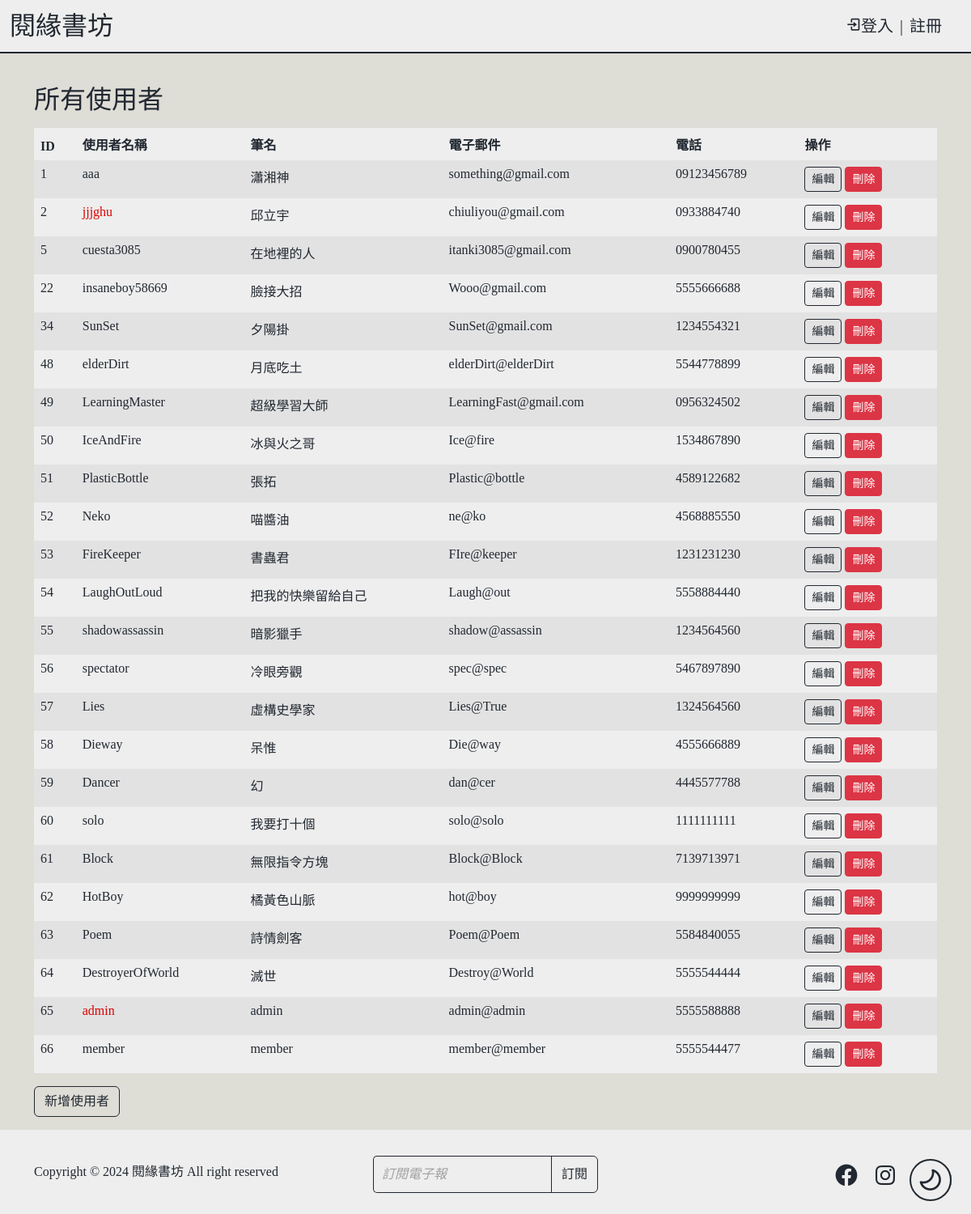
The app's page /admin.php, older data.
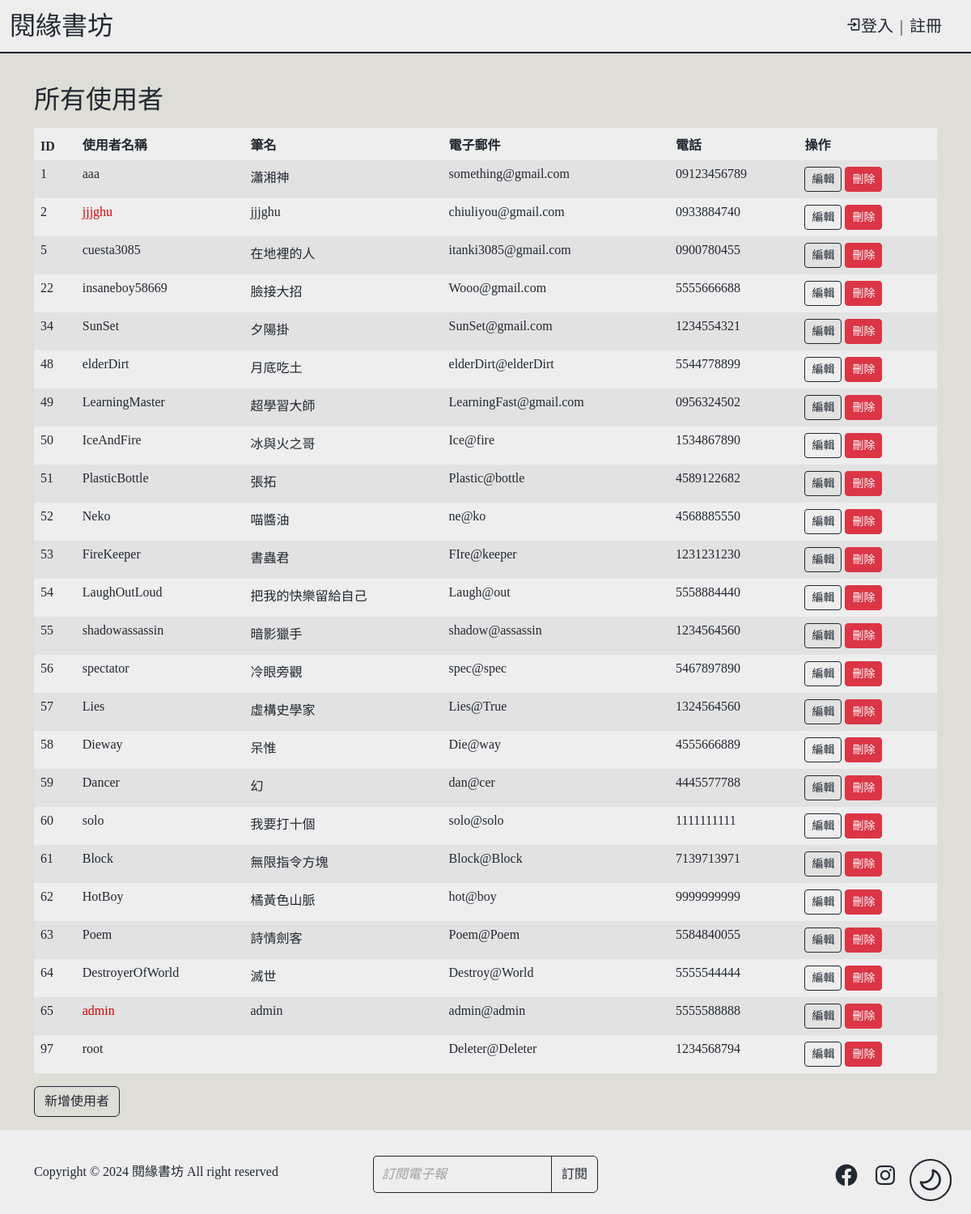
The same page, newer data.
### tables this page shows
CREATE TABLE `author` (
  `id` int(11) NOT NULL,
  `username` varchar(255) NOT NULL,
  `bio` text DEFAULT '暫無簡介',
  `password` varchar(255) NOT NULL,
  `phone` varchar(20) DEFAULT NULL,
  `email` varchar(255) DEFAULT NULL,
  `penName` varchar(255) DEFAULT NULL,
  `is_admin` tinyint(1) DEFAULT 0
);

### .Theme.php (called while the page is built, shortened)
<?php
$theme = "";

### admin.php (the view, shortened to what this page needs)
<?php
include '.LinkSql.php';
$query = "SELECT * FROM author";
$result = $link->query($query);
?>
<!DOCTYPE html>
<html lang="zh-Hant-TW">
<head>
    <?php include '.Style.php'; ?>
</head>
<?php include '.Theme.php'; ?>
<body class="<?php echo $theme; ?>">
    <?php include '.Header.php'; ?>
    <main class="container mt-10vh">
        <h2 class="mb-3">所有使用者</h2>
        <table class="table table-striped table-borderless" id="adminTable">
            <thead>
                <tr>
                    <th>ID</th>
                    <th>使用者名稱</th>
                    <th>筆名</th>
                    <th>電子郵件</th>
                    <th>電話</th>
                    <th>操作</th>
                </tr>
            </thead>
            <tbody>
                <?php while ($row = $result->fetch_assoc()): ?>
                    <tr>
                        <td><?php echo $row['id']; ?></td>
                        <td <?php if ($row['is_admin'])
                            echo "class='text-danger'"; ?>><?php echo $row['username']; ?></td>
                        <td><?php echo $row['penName']; ?></td>
                        <td><?php echo $row['email']; ?></td>
                        <td><?php echo $row['phone']; ?></td>
                        <td>
                            <button type="button" class="btn btn-primary btn-sm" data-bs-toggle="modal"
                                data-bs-target="#AddUserModal" data-id="<?php echo $row['id']; ?>"
                                data-username="<?php echo $row['username']; ?>"
                                data-penName="<?php echo $row['penName']; ?>" data-email="<?php echo $row['email']; ?>"
                                data-phone="<?php echo $row['phone']; ?>"
                                data-is_admin="<?php echo $row['is_admin']; ?>">編輯</button>
                            <a href="admin.php?delete_user=<?php echo $row['id']; ?>" class="btn btn-danger btn-sm"
                                onclick="return confirm('確定要刪除這個使用者嗎?');">刪除</a>
                        </td>
                    </tr>
                <?php endwhile; ?>
            </tbody>
        </table>
        <button type="button" class="btn btn-primary mb-3" data-bs-toggle="modal" data-bs-target="#AddUserModal">
            新增使用者
        </button>
    </main>
    <?php include '.Footer.php'; ?>
</body>
</html>

### .Style.php
<link rel="stylesheet" href="https://cdn.jsdelivr.net/npm/bootstrap@5.3.3/dist/css/bootstrap.min.css">
<link rel="stylesheet" href="https://cdn.jsdelivr.net/npm/bootstrap-icons@1.8.1/font/bootstrap-icons.css">
<link href='https://unpkg.com/boxicons@2.1.4/css/boxicons.min.css' rel='stylesheet'>
<link href="css/bookshop.css" rel="stylesheet">

### .Header.php (shortened to what this page needs)
<!DOCTYPE html>
<html lang="zh-tw">
<head>
</head>
<body>
    <header>
            <i class='bx bx-moon bx-rotate-270 themeIcon' id="themeIcon"></i>
            <nav id="title-navbar" class="navbar navbar-expand-lg justify-content-between align-items-center fixed-top">
                <div class="container-fluid d-flex justify-content-between">
                    <a class="text-decoration-none fs-2 text-Nmain col-md-4 d-flex align-items-center" href="index.php">
                        閱緣書坊
                    </a>
                    <div class="navbar-collapse justify-content-end collapse show" id="navbarNavDropdown">
                        <ul class="navbar-nav fs-5 text-Nmain">
                        <?php if (isset($_SESSION['user_id'])): ?>
                            <li class="nav-item title-nav me-3 ">
                                <a class="nav-link text-Nmain" href=".Logout.php"><i class='bx bx-log-out'></i>登出</a>
                            </li>
                            <li class="nav-item title-nav me-3">
                                <a class="nav-link text-Nmain" href="userProfile.php"><i
                                        class="bx bx-home me-1"></i>會員中心</a>
                            </li>
                            <li class="nav-item title-nav me-3">
                                <div class="nav-link text-Nmain" id='toggleCart'>
                                    <span class='red-dot' id='cart-count'>0</span>
                                    <i class="bx bx-cart me-1"></i>購物車
                                </div>
                                <div id='cart-preview'>
                                    <div id='product-list'>
                                        <?php
                                        $quantity = 1;
                                        $pre_products = [
                                            ['name' => '關於我為甚麼變成勇者之後拿著一把玩具刀亂砍義大利麵的起因與後續', 'image' => 'images/book.png', 'price' => '123.00', 'quantity' => 1],
                                            ['name' => '廢線彼端的人造神明', 'image' => 'images\book.png', 'price' => '123.00', 'quantity' => 1],
                                            ['name' => '玻璃彈珠都是貓的眼睛', 'image' => 'images\book.png', 'price' => '55688.00', 'quantity' => 1],
                                            ['name' => '大話設計模式', 'image' => 'images\book.png', 'price' => '9527.00', 'quantity' => 20],
                                            ['name' => '奧本海默', 'image' => 'images\book.png', 'price' => '9527.00', 'quantity' => 1],
                                            ['name' => '擇天記', 'image' => 'images\book.png', 'price' => '500.00', 'quantity' => 1],
                                            ['name' => '有關星神的二三事', 'image' => 'images\book.png', 'price' => '9527.00', 'quantity' => 1],
                                            ['name' => '物種起源', 'image' => 'images\book.png', 'price' => '42.00', 'quantity' => 1],
                                            ['name' => '三體', 'image' => 'images\book.png', 'price' => '32.00', 'quantity' => 1],
                                            ['name' => '發呆改變世界', 'image' => 'images\book.png', 'price' => '777.00', 'quantity' => 1],
                                            ['name' => '我的小鯊魚', 'image' => 'images\book.png', 'price' => '22.00', 'quantity' => 1],
                                            ['name' => '最幸福的人', 'image' => 'images\book.png', 'price' => '99.00', 'quantity' => 1],
                                            ['name' => '為甚麼你總是學不會?', 'image' => 'images\book.png', 'price' => '22.00', 'quantity' => 1],
                                            ['name' => '我的小鯊魚', 'image' => 'images\book.png', 'price' => '22.00', 'quantity' => 1],
                                            ['name' => '銀河鐵道之夜', 'image' => 'images\book.png', 'price' => '22.00', 'quantity' => 1]
                                        ];
                                        ?>
                                        <?php foreach ($pre_products as $product): ?>
                                            <div class="preview-product py-3">
                                                <div class="d-flex justify-content-between align-items-center mb-3">
                                                    <div class="w-75">
                                                        <span
                                                            class=".clamp-lines me-3 clamp-lines"><?php echo $product['name']; ?></span>
                                                    </div>
                                                    <div class='me-3 productPrice w-25'>
                                                        $<?php echo $product['price'] * $product['quantity'] ?>
                                                    </div>
                                                </div>
                                            </div>
                                        <?php endforeach; ?>
                                    </div>
                                    <div class='mt-3' id='productSum'>總價格:</div>
                                    <a href="shoppingcart.php" class='btn btn-success mt-3'>結帳</a>
                                </div>
                            </li>
                            <li class="nav-item title-nav me-3">
                                <a class="nav-link text-Nmain" href="#"><i class="bx bx-book-open me-1"></i>電子書櫃</a>
                            </li>
                            <?php if (isset($_SESSION['is_admin']) && $_SESSION['is_admin'] == 1): ?>
                                <li class="nav-item title-nav me-3">
                                    <a class="nav-link text-danger" href="admin.php"><i class="bx bx-user me-1"></i>管理員</a>
                                </li>
                            <?php endif; ?>
                        <?php else: ?>
                            <li class="nav-item title-nav me-3 ">
                                <div class="d-flex align-items-center text-Nmain">
                                    <a class="nav-link text-Nmain" href="login.php"><i class='bx bx-log-in'></i>登入</a>
                                    <span>|</span>
                                    <a class="nav-link text-Nmain" href="register.php">註冊</a>
                                </div>
                            </li>
                        <?php endif ?>
                    </ul>
                </div>
            </div>
        </nav>
    </header>

### .Footer.php
<footer class="d-flex justify-content-between align-items-center py-4 mb-0">
    <div class="container d-flex justify-content-between">
        <div class="col-md-4 d-flex align-items-center ">
            <span class="mb-3 mt-3">Copyright © 2024 閱緣書坊 All right reserved</span>
        </div>
        <form>
            <div class="input-group mt-2">
                <input type="email " class="sub form-control" placeholder="訂閱電子報">
                <button class="btn btn-primary" type="submit">訂閱</button>
            </div>
        </form>
        <ul class="nav col-md-4 justify-content-end mt-3">
            <li class="ms-3"><a class="text-body-secondary" href="#"><i
                        class='bx bxl-facebook-circle footerIcon'></i></a>
            <li class="ms-3"><a class="text-body-secondary" href="#"><i class='bx bxl-instagram footerIcon'></i></a>
            <li class="ms-3"><a class="text-body-secondary" href="#"><i class='bx bxl-youtube footerIcon'></i></a>
        </ul>
    </div>
</footer>

### css/bookshop.css (style rules this page uses)
* { margin: 0; padding: 0; font-family: 'MiSans-Normal.ttf', 'Microsoft JhengHei'; }
a { text-decoration: none; color: inherit; cursor: pointer; }
:root { --jjjghu-main: rgb(238, 238, 238); --jjjghu-main-opacity: rgba(238, 238, 238, 0.5); --jjjghu-Nmain: rgb(34, 40, 49); --jjjghu-second: rgb(222, 221, 214); --jjjghu-highlight: rgb(0, 173, 181); --jjjghu-highlight-opacity: rgba(0, 173, 181, 0.5); --jjjghu-card-border: var(--jjjghu-grey); --jjjghu-card-hover: var(--jjjghu-darkgrey); --jjjghu-brown: rgb(185, 148, 112); --jjjghu-orange: rgb(211, 140, 70); --jjjghu-orange-opacity: rgba(211, 140, 70, 0.8); --jjjghu-white: rgb(238, 238, 238); --jjjghu-black: rgb(34, 40, 49); --jjjghu-black-opacity: rgba(34, 40, 49, 0.5); --jjjghu-grey: rgb(160, 160, 160); --jjjghu-darkgrey: rgb(90, 90, 90); --jjjghu-red: rgb(218, 2, 2); }
body { display: flex; flex-direction: column; min-height: 100vh; background-color: var(--jjjghu-second); user-select: none; color: var(--jjjghu-Nmain); }
main { flex: 1 0 auto; }
#title-navbar { border-bottom: 2px solid var(--jjjghu-Nmain); }
.nav-item.title-nav { position: relative; z-index: 9999; }
.nav-item.title-nav::before { content: " "; display: block; position: absolute; inset: 0; background-color: var(--jjjghu-highlight-opacity); z-index: -1; transform: scaleX(0); transform-origin: bottom right; transition: transform .3s ease; border-radius: 0.4rem; }
.title-nav .nav-link { margin: 0.2rem 0; padding: 0; }
.form-control { border: 1px solid var(--jjjghu-Nmain); background-color: var(--jjjghu-main); color: var(--jjjghu-Nmain); }
.form-control::placeholder { color: var(--jjjghu-grey); }
.table { --bs-table-color: var(--jjjghu-Nmain); --bs-table-bg: var(--jjjghu-main); --bs-table-striped-color: var(--jjjghu-Nmain); }
.themeIcon { position: fixed; font-size: 2rem; right: 2vw; bottom: 2vh; color: var(--jjjghu-Nmain); background-color: var(--jjjghu-main); border: 2px solid var(--jjjghu-Nmain); padding: 0.5rem; border-radius: 50%; cursor: pointer; z-index: 1000; }
.btn-primary { --bs-btn-color: var(--jjjghu-Nmain); --bs-btn-bg: none; --bs-btn-border-color: var(--jjjghu-Nmain); --bs-btn-hover-color: var(--jjjghu-white); --bs-btn-hover-bg: var(--jjjghu-highlight); --bs-btn-hover-border-color: var(--jjjghu-highlight); --bs-btn-focus-shadow-rgb: var(--jjjghu-highlight); --bs-btn-active-color: var(--jjjghu-white); --bs-btn-active-bg: var(--jjjghu-highlight); --bs-btn-active-border-color: var(--jjjghu-highlight); --bs-btn-active-shadow: inset 0 3px 5px rgba(0, 0, 0, 0.125); --bs-btn-disabled-color: var(--jjjghu-white); --bs-btn-disabled-bg: #0d6efd; --bs-btn-disabled-border-color: #0d6efd; }
.navbar { background-color: var(--jjjghu-main); color: var(--jjjghu-white); }
footer { background-color: var(--jjjghu-main); color: var(--jjjghu-Nmain); bottom: 0; margin: 0; padding: 0; }
.footerIcon { color: var(--jjjghu-Nmain); font-size: 2rem; cursor: pointer; }
.input-group input::placeholder { font-style: italic; }
.sub { border: 1px solid var(--jjjghu-Nmain); border-radius: 5px; padding: 10px; border-right: none; }
.mt-10vh { margin-top: 10vh !important; }
.text-Nmain { color: var(--jjjghu-Nmain); }
.text-danger { color: var(--jjjghu-red) !important; }

Row changes from the older to the newer data that the page shows:
removed author: id "66", username "member", penName "member", email "member@member", phone "5555544477"
changed author "jjjghu": penName "邱立宇" → "jjjghu"
changed author "LearningMaster": penName "超級學習大師" → "超學習大師"
added author: id "97", username "root", email "Deleter@Deleter", phone "1234568794"
